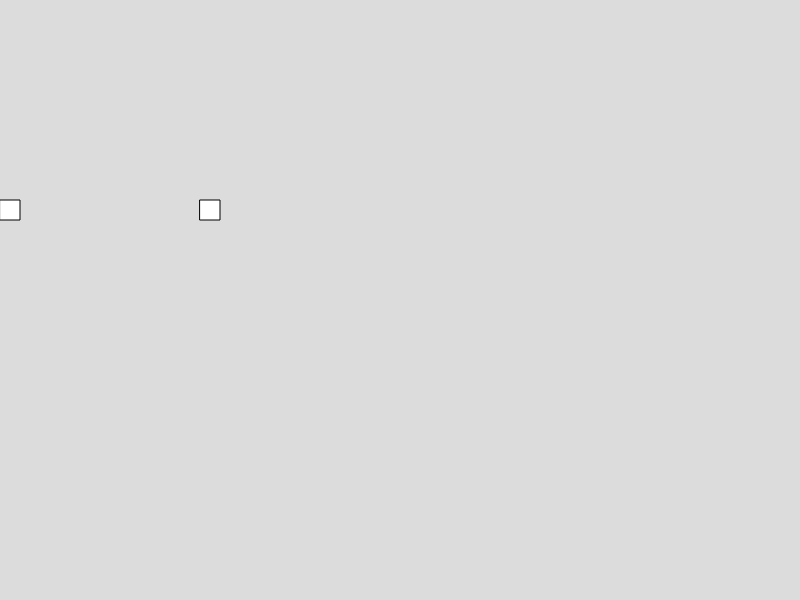
Frame 1 (no input)
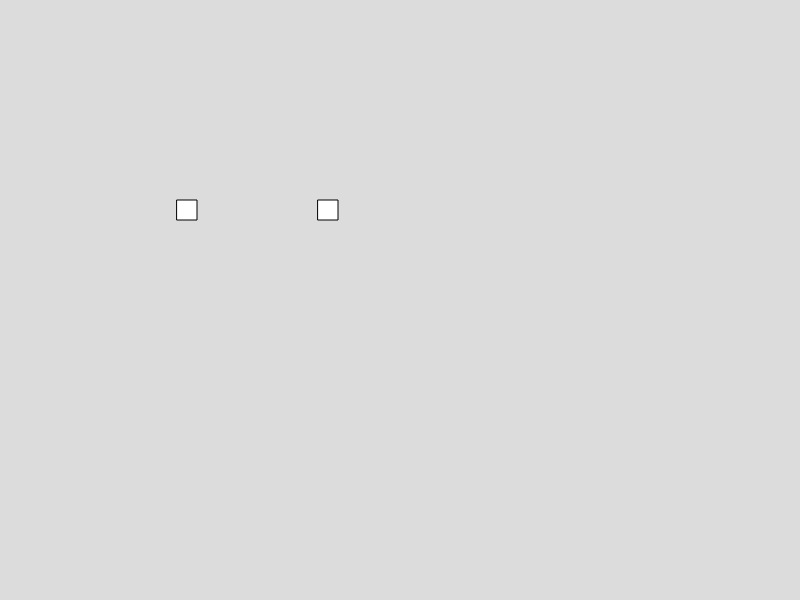
Frame 60 (no input)
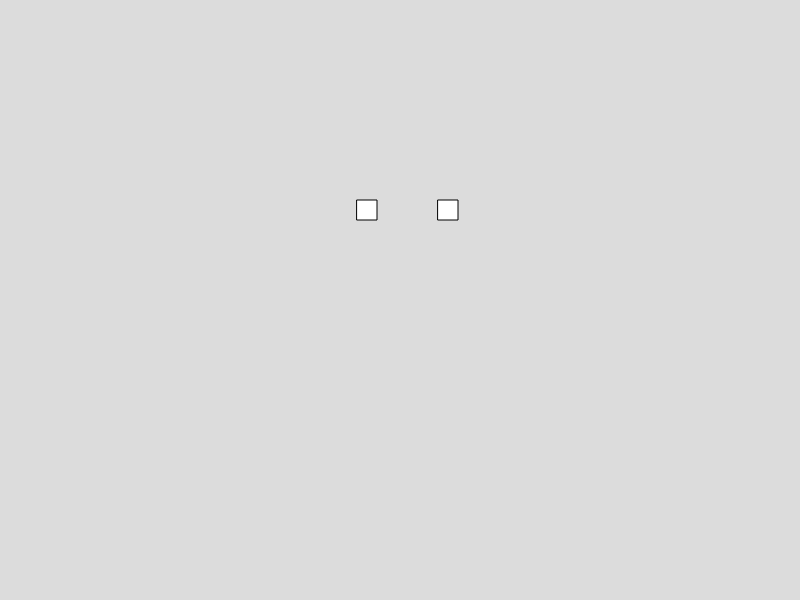
Frame 120 (the mouse pressed at the canvas centre since frame 60)

The p5.js sketch that drew these frames (run headless with seeded random() and noise() and a simulated clock; from frame 60 on, the mouse is pressed at the canvas centre):

// p5.js sketch
// ── sketch.js
function setup() {
  createCanvas(800, 600);
  background(220);
}

let Xposition1 = 200
let Xposition2 = 0
let Yposition1 = 200
let Yposition2 = 200

let carsize = 20
let distance = carsize + 5
function draw() {
  background(220);
 let car1 = rect(0+Xposition1, 0+Yposition1, carsize, carsize);
  let car2 = rect(0+Xposition2, 0+Yposition2, carsize, carsize);
  
 
  
  Xposition1 += 2
  

   if (Xposition2 > Xposition1 && Yposition2 === Yposition1) {

    Xposition2 += 2
    Yposition2 += 30
   }
   else if (Xposition2 >= Xposition1 - distance) {

    Xposition2 += 1
   }
   else {

    Xposition2 += 3
   }
  
  
   if(Xposition2 > 825){

     Xposition2 = 0
   }
   if (Xposition1 > 890) {
    Xposition1 = 0
   }
}









// let X1 = 200
// let X2 = 0
// let Y2 = 200
// let X3 = 0
// let Y3 = 175


// function draw() {
  
//   rect(0+X1, 200, 20, 20);
//   rect(0+X2, 0+Y2, 20, 20);
//   rect(0+X3, 0+Y3, 20, 20);
  
 
//  if (X2 >= X1 - 25) {

//     X2 += 1
//     X1 += 2
//    }
//    else {
//     X2 += 3
//     X1 += 2
//    }

// if (X1 = 825) {
//   X1 = 200
// }
// if (X2 = 825) {
//   X2 = 0
// }
// }
  
  
